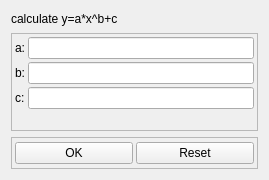
<?xml version="1.0" encoding="UTF-8"?>
<ui version="4.0">
 <class>AXToBthPlusCWidget</class>
 <widget class="QWidget" name="AXToBthPlusCWidget">
  <property name="geometry">
   <rect>
    <x>0</x>
    <y>0</y>
    <width>269</width>
    <height>180</height>
   </rect>
  </property>
  <property name="windowTitle">
   <string>Form</string>
  </property>
  <layout class="QVBoxLayout" name="verticalLayout" stretch="1,6,2">
   <property name="sizeConstraint">
    <enum>QLayout::SetDefaultConstraint</enum>
   </property>
   <item>
    <widget class="QLabel" name="displayLabel">
     <property name="text">
      <string>calculate y=a*x^b+c</string>
     </property>
    </widget>
   </item>
   <item>
    <widget class="QFrame" name="frame">
     <property name="frameShape">
      <enum>QFrame::StyledPanel</enum>
     </property>
     <property name="frameShadow">
      <enum>QFrame::Raised</enum>
     </property>
     <layout class="QFormLayout" name="formLayout">
      <property name="horizontalSpacing">
       <number>3</number>
      </property>
      <property name="verticalSpacing">
       <number>3</number>
      </property>
      <property name="leftMargin">
       <number>3</number>
      </property>
      <property name="topMargin">
       <number>3</number>
      </property>
      <property name="rightMargin">
       <number>3</number>
      </property>
      <property name="bottomMargin">
       <number>3</number>
      </property>
      <item row="2" column="1">
       <widget class="QLineEdit" name="aLineEdit"/>
      </item>
      <item row="5" column="1">
       <widget class="QLineEdit" name="bLineEdit"/>
      </item>
      <item row="7" column="0">
       <widget class="QLabel" name="label_5">
        <property name="text">
         <string>c:</string>
        </property>
       </widget>
      </item>
      <item row="5" column="0">
       <widget class="QLabel" name="label_4">
        <property name="text">
         <string>b:</string>
        </property>
       </widget>
      </item>
      <item row="2" column="0">
       <widget class="QLabel" name="label">
        <property name="text">
         <string>a:</string>
        </property>
       </widget>
      </item>
      <item row="7" column="1">
       <widget class="QLineEdit" name="cLineEdit"/>
      </item>
     </layout>
    </widget>
   </item>
   <item>
    <widget class="QFrame" name="frame_2">
     <property name="frameShape">
      <enum>QFrame::StyledPanel</enum>
     </property>
     <property name="frameShadow">
      <enum>QFrame::Raised</enum>
     </property>
     <layout class="QHBoxLayout" name="horizontalLayout">
      <property name="spacing">
       <number>3</number>
      </property>
      <property name="leftMargin">
       <number>3</number>
      </property>
      <property name="topMargin">
       <number>3</number>
      </property>
      <property name="rightMargin">
       <number>3</number>
      </property>
      <property name="bottomMargin">
       <number>3</number>
      </property>
      <item>
       <widget class="QPushButton" name="okButton">
        <property name="text">
         <string>OK</string>
        </property>
       </widget>
      </item>
      <item>
       <widget class="QPushButton" name="resetButton">
        <property name="text">
         <string>Reset</string>
        </property>
       </widget>
      </item>
     </layout>
    </widget>
   </item>
  </layout>
 </widget>
 <resources/>
 <connections/>
</ui>
